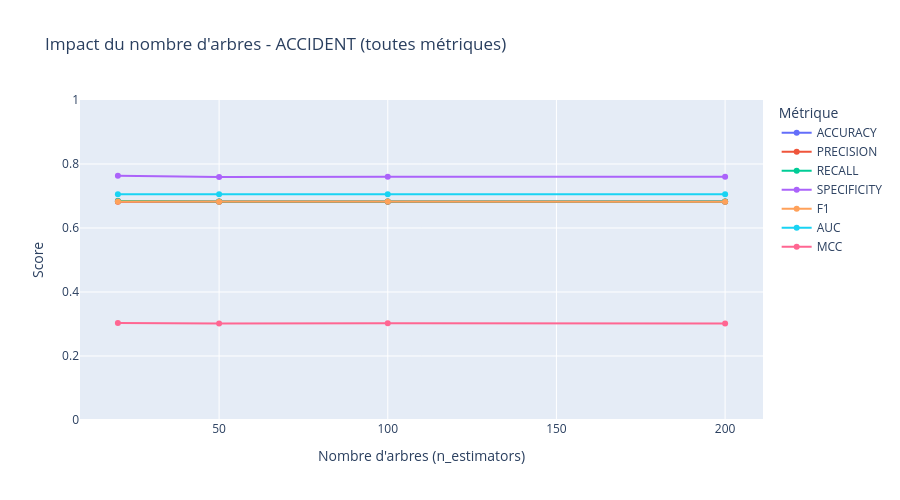

Here is the notebook cell this chart was saved with:
### Markdown cell above
## 4. Impact du nombre d'arbres (`n_estimators`)

**Question :** Au-delà de 300 arbres, y a-t-il encore un gain de performance ?

**Attendu :** Les performances devraient se stabiliser au-delà d'un certain seuil (loi des rendements décroissants).

### Code cell
# Test nombre d'arbres sur ACCIDENT - TOUTES LES MÉTRIQUES
n_estimators_list_acc = [20, 50, 100, 200]
results_trees_acc = []

for n_trees in n_estimators_list_acc:
    print(f"Testing n_estimators={n_trees} sur ACCIDENT...", end=" ")

    model_acc = create_pipeline(
        RandomForestClassifier(
            n_estimators=n_trees, random_state=RANDOM_STATE, n_jobs=nb_workers, class_weight="balanced"
        )
    )

    res, y_pred_tree, y_proba_tree = evaluate_model(
        model_acc, X_train_acc_bin, X_test_acc_bin, y_train_acc_bin, y_test_acc_bin, f"RF_{n_trees}"
    )
    res["n_estimators"] = n_trees

    # Métriques supplémentaires
    cm = confusion_matrix(y_test_acc_bin, y_pred_tree)
    tn, fp, fn, tp = cm.ravel()
    res["specificity"] = tn / (tn + fp) if (tn + fp) > 0 else 0
    res["mcc"] = matthews_corrcoef(y_test_acc_bin, y_pred_tree)

    results_trees_acc.append(res)
    print(f"F1={res['f1']:.3f} | Recall={res['recall']:.3f} | AUC={res.get('auc', 0):.3f}")

df_trees_acc = pd.DataFrame(results_trees_acc)
print("\n📊 Tableau complet ACCIDENT:")
print(df_trees_acc[["n_estimators", "accuracy", "precision", "recall", "specificity", "f1", "auc", "mcc"]].round(3))

# Graphique avec toutes les métriques
metrics_to_plot = ["accuracy", "precision", "recall", "specificity", "f1", "auc", "mcc"]
fig = go.Figure()

for metric in metrics_to_plot:
    if metric in df_trees_acc.columns:
        fig.add_trace(
            go.Scatter(
                x=df_trees_acc["n_estimators"],
                y=df_trees_acc[metric],
                mode="lines+markers",
                name=metric.upper(),
                text=[f"{v:.3f}" for v in df_trees_acc[metric]],
                hovertemplate=f"{metric}: %{{y:.3f}}<extra></extra>",
            )
        )

fig.update_layout(
    title="Impact du nombre d'arbres - ACCIDENT (toutes métriques)",
    xaxis_title="Nombre d'arbres (n_estimators)",
    yaxis_title="Score",
    yaxis_range=[0, 1],
    width=900,
    height=500,
    legend_title="Métrique",
)
fig.show()

### Figure 1 — Plotly figure (JSON) as saved in the notebook; plotly's stock layout.template omitted (floating-point values rounded to 4 significant figures)
{"data": [{"hovertemplate": "accuracy: %{y:.3f}<extra></extra>", "mode": "lines+markers", "name": "ACCURACY", "text": ["0.684", "0.683", "0.683", "0.683"], "type": "scatter", "x": [20, 50, 100, 200], "y": [0.684, 0.6828, 0.6831, 0.6829]}, {"hovertemplate": "precision: %{y:.3f}<extra></extra>", "mode": "lines+markers", "name": "PRECISION", "text": ["0.682", "0.682", "0.682", "0.682"], "type": "scatter", "x": [20, 50, 100, 200], "y": [0.6823, 0.6817, 0.6819, 0.6817]}, {"hovertemplate": "recall: %{y:.3f}<extra></extra>", "mode": "lines+markers", "name": "RECALL", "text": ["0.684", "0.683", "0.683", "0.683"], "type": "scatter", "x": [20, 50, 100, 200], "y": [0.684, 0.6828, 0.6831, 0.6829]}, {"hovertemplate": "specificity: %{y:.3f}<extra></extra>", "mode": "lines+markers", "name": "SPECIFICITY", "text": ["0.763", "0.759", "0.760", "0.760"], "type": "scatter", "x": [20, 50, 100, 200], "y": [0.763, 0.7595, 0.7601, 0.76]}, {"hovertemplate": "f1: %{y:.3f}<extra></extra>", "mode": "lines+markers", "name": "F1", "text": ["0.683", "0.682", "0.683", "0.682"], "type": "scatter", "x": [20, 50, 100, 200], "y": [0.6831, 0.6822, 0.6825, 0.6823]}, {"hovertemplate": "auc: %{y:.3f}<extra></extra>", "mode": "lines+markers", "name": "AUC", "text": ["0.705", "0.705", "0.705", "0.705"], "type": "scatter", "x": [20, 50, 100, 200], "y": [0.7055, 0.7055, 0.7055, 0.7055]}, {"hovertemplate": "mcc: %{y:.3f}<extra></extra>", "mode": "lines+markers", "name": "MCC", "text": ["0.303", "0.302", "0.302", "0.302"], "type": "scatter", "x": [20, 50, 100, 200], "y": [0.3029, 0.3016, 0.3021, 0.3016]}], "layout": {"height": 500, "legend": {"title": {"text": "Métrique"}}, "title": {"text": "Impact du nombre d'arbres - ACCIDENT (toutes métriques)"}, "width": 900, "xaxis": {"title": {"text": "Nombre d'arbres (n_estimators)"}}, "yaxis": {"range": [0, 1], "title": {"text": "Score"}}}}
